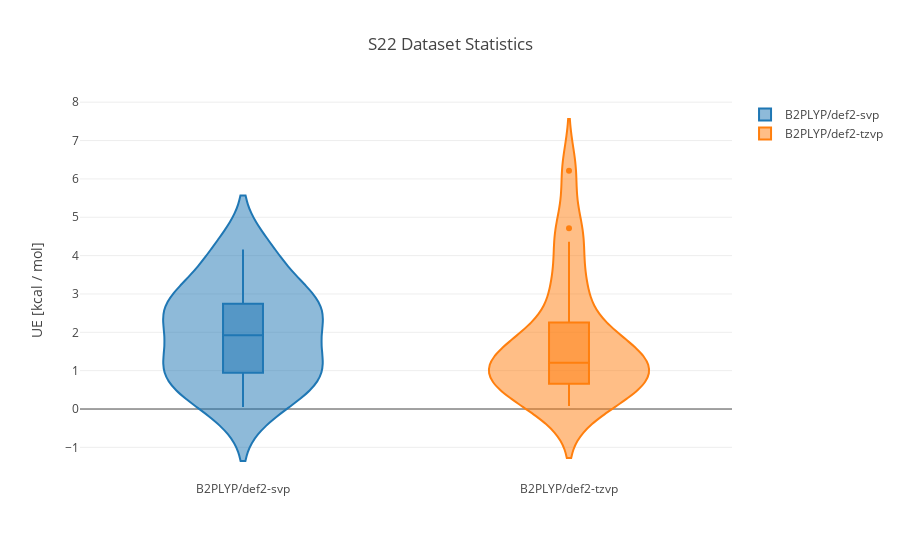

The notebook cell saved with this chart:
### Markdown cell above
## Stastistics and Visualization

Visual statics and plotting can be generated by the ``visualize`` command:

### Code cell
ds.visualize(method="B2PLYP", basis=["def2-svp", "def2-tzvp"], bench="S220", kind="violin")

### Figure 1 — Plotly figure (JSON) as saved in the notebook; plotly's stock layout.template omitted (floating-point values rounded to 4 significant figures)
{"data": [{"box": {"visible": true}, "name": "B2PLYP/def2-svp", "type": "violin", "uid": "3378c1c9-f78f-4df3-9941-a25acf076f37", "y": [2.739, 3.823, 2.633, 1.994, 2.687, 1.388, 0.732, 0.946, 0.979, 0.198, 0.785, 0.055, 2.818, 4.158, 4.117, 1.847, 0.539, 1.054, 2.488, 1.619, 2.747, 2.947]}, {"box": {"visible": true}, "name": "B2PLYP/def2-tzvp", "type": "violin", "uid": "7bd27654-4aa4-478b-b42f-89919d73bcb3", "y": [1.114, 6.21, 1.701, 0.076, 3.059, 1.765, 0.887, 1.07, 1.228, 0.276, 1.183, 0.407, 0.971, 0.48, 4.715, 2.259, 0.565, 1.514, 3.288, 1.591, 4.361, 0.661]}], "layout": {"title": {"text": "S22 Dataset Statistics"}, "yaxis": {"title": {"text": "UE [kcal / mol]"}}}}
